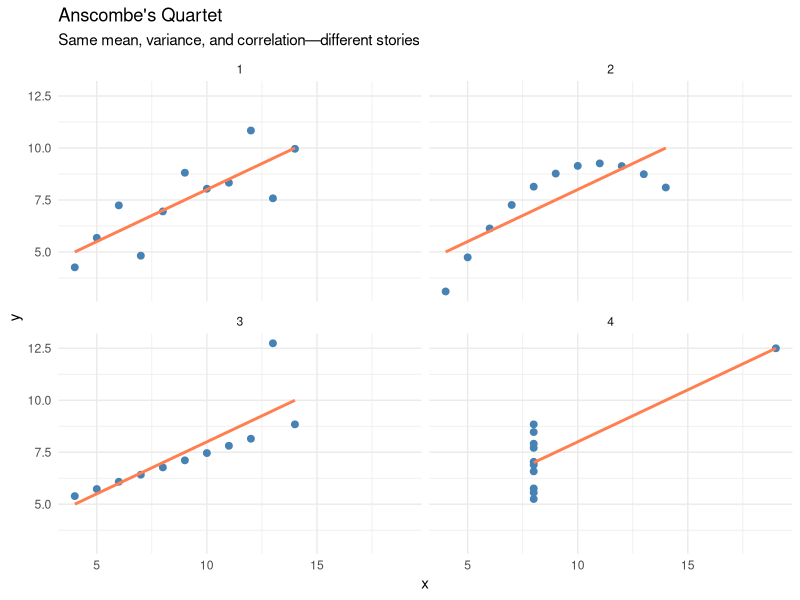
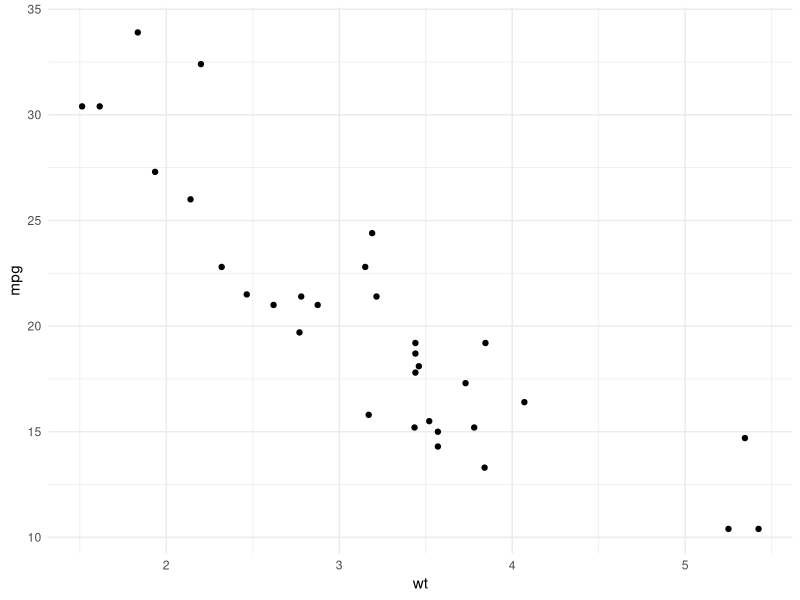
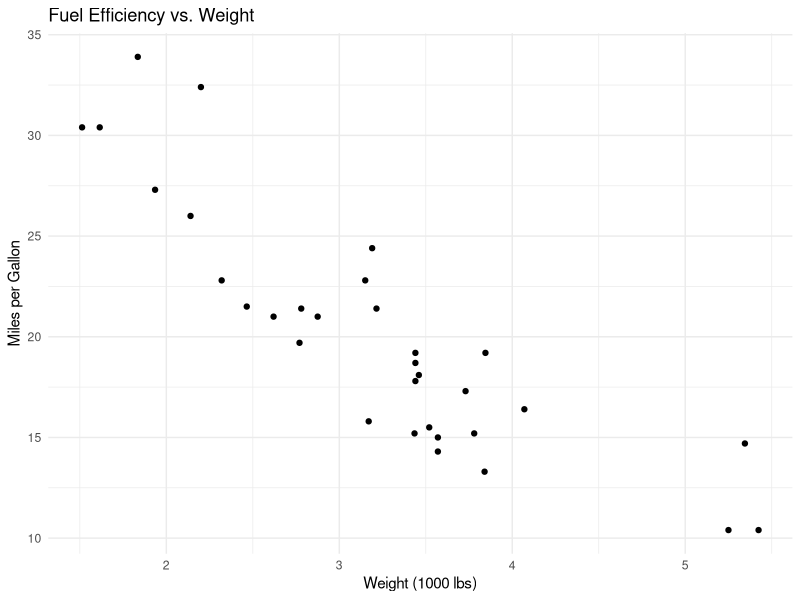
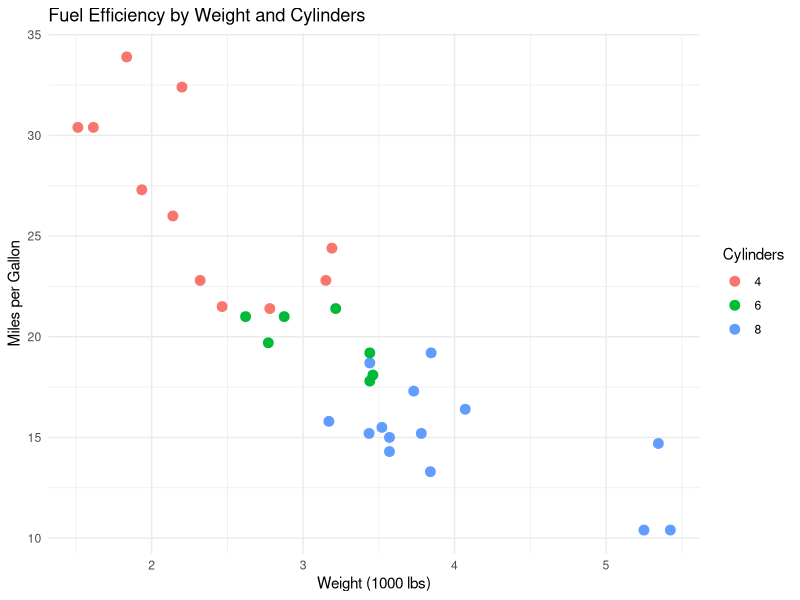
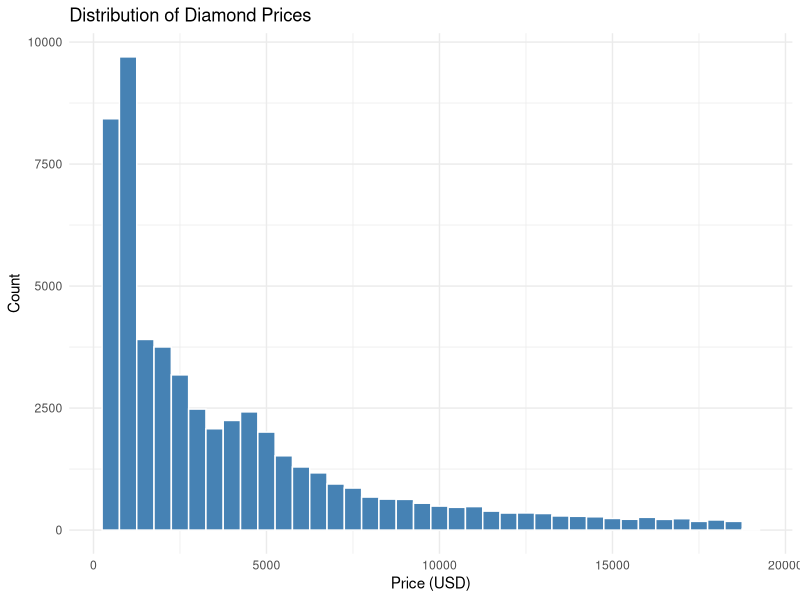
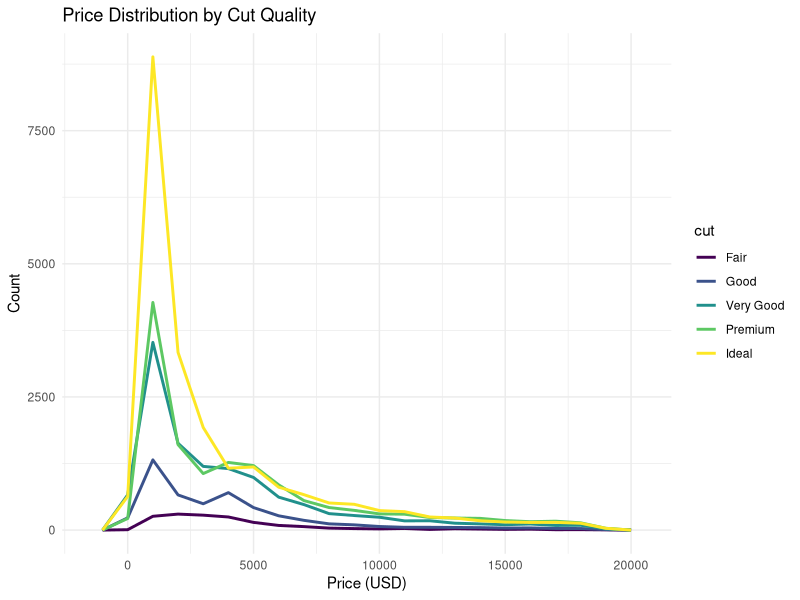
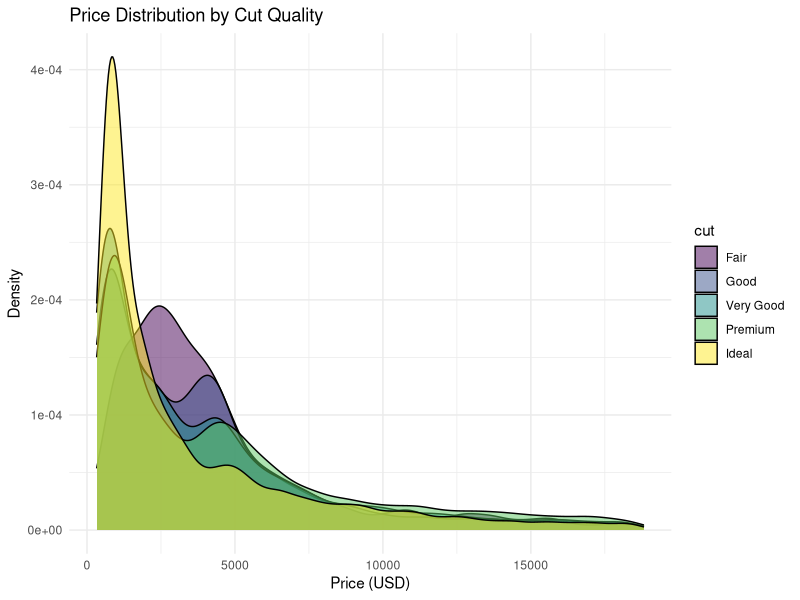
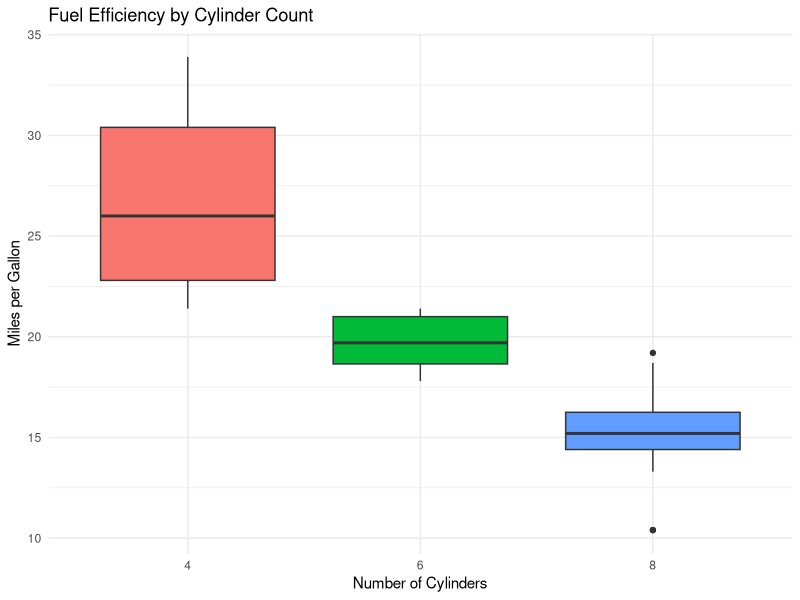

These charts were generated, in order, by the following R code:
## ---- chunk 1
#| label: setup
#| include: false
library(tidyverse)
library(dslabs)
theme_set(theme_minimal())
## ---- chunk 2
#| label: fig-anscombes
#| fig-cap: "Anscombe's Quartet: Four datasets with identical summary statistics but very different patterns"
#| fig-height: 6

# Anscombe's Quartet demonstration
anscombe_long <- anscombe |>
  pivot_longer(everything(),
               names_to = c(".value", "set"),
               names_pattern = "(.)(.)")

ggplot(anscombe_long, aes(x = x, y = y)) +
  geom_point(size = 2, color = "steelblue") +
  geom_smooth(method = "lm", se = FALSE, color = "coral") +
  facet_wrap(~set, ncol = 2) +
  labs(title = "Anscombe's Quartet",
       subtitle = "Same mean, variance, and correlation—different stories") +
  theme_minimal()
## ---- chunk 3
#| label: basic-ggplot

# Start with data and aesthetics
ggplot(data = mtcars, aes(x = wt, y = mpg)) +
  # Add a geometry layer
  geom_point()
## ---- chunk 4
#| label: fig-scatter
#| fig-cap: "Relationship between car weight and fuel efficiency"

ggplot(mtcars, aes(x = wt, y = mpg)) +
  geom_point() +
  labs(
    title = "Fuel Efficiency vs. Weight",
    x = "Weight (1000 lbs)",
    y = "Miles per Gallon"
  )
## ---- chunk 5
#| label: fig-scatter-color
#| fig-cap: "Scatter plot with color representing cylinders"

ggplot(mtcars, aes(x = wt, y = mpg, color = factor(cyl))) +
  geom_point(size = 3) +
  labs(
    title = "Fuel Efficiency by Weight and Cylinders",
    x = "Weight (1000 lbs)",
    y = "Miles per Gallon",
    color = "Cylinders"
  )
## ---- chunk 6
#| label: fig-histogram
#| fig-cap: "Distribution of diamond prices"

ggplot(diamonds, aes(x = price)) +
  geom_histogram(binwidth = 500, fill = "steelblue", color = "white") +
  labs(
    title = "Distribution of Diamond Prices",
    x = "Price (USD)",
    y = "Count"
  )
## ---- chunk 7
#| label: fig-freqpoly
#| fig-cap: "Comparing distributions with frequency polygons"

ggplot(diamonds, aes(x = price, color = cut)) +
  geom_freqpoly(binwidth = 1000, linewidth = 1) +
  labs(
    title = "Price Distribution by Cut Quality",
    x = "Price (USD)",
    y = "Count"
  )
## ---- chunk 8
#| label: fig-density
#| fig-cap: "Density plot comparing distributions by cut quality"

ggplot(diamonds, aes(x = price, fill = cut)) +
  geom_density(alpha = 0.5) +
  labs(
    title = "Price Distribution by Cut Quality",
    x = "Price (USD)",
    y = "Density"
  )
## ---- chunk 9
#| label: fig-boxplot
#| fig-cap: "Fuel efficiency by number of cylinders"

ggplot(mtcars, aes(x = factor(cyl), y = mpg, fill = factor(cyl))) +
  geom_boxplot(show.legend = FALSE) +
  labs(
    title = "Fuel Efficiency by Cylinder Count",
    x = "Number of Cylinders",
    y = "Miles per Gallon"
  )
## ---- chunk 10
#| label: fig-bar
#| fig-cap: "Count of diamonds by cut quality"

ggplot(diamonds, aes(x = cut, fill = cut)) +
  geom_bar(show.legend = FALSE) +
  labs(
    title = "Diamond Count by Cut Quality",
    x = "Cut",
    y = "Count"
  )
## ---- chunk 11
#| label: fig-bar-dodge
#| fig-cap: "Grouped bar chart showing cut quality by clarity"

ggplot(diamonds, aes(x = cut, fill = clarity)) +
  geom_bar(position = "dodge") +
  labs(
    title = "Diamond Count by Cut and Clarity",
    x = "Cut",
    y = "Count"
  )
## ---- chunk 12
#| label: fig-bar-horizontal
#| fig-cap: "Horizontal bar chart for better label readability"

ggplot(mpg, aes(x = class, fill = class)) +
  geom_bar(show.legend = FALSE) +
  coord_flip() +
  labs(
    title = "Vehicle Count by Class",
    x = NULL,
    y = "Count"
  )
## ---- chunk 13
#| label: fig-line
#| fig-cap: "Example line plot"

# Create sample time series data
set.seed(42)
time_data <- tibble(
  day = 1:30,
  value = cumsum(rnorm(30))
)

ggplot(time_data, aes(x = day, y = value)) +
  geom_line(color = "darkblue", linewidth = 1) +
  geom_point(color = "darkblue") +
  labs(
    title = "Simulated Time Series",
    x = "Day",
    y = "Value"
  )
## ---- chunk 14
#| label: fig-combined
#| fig-cap: "Scatter plot with trend line"

ggplot(mtcars, aes(x = wt, y = mpg)) +
  geom_point(aes(color = factor(cyl)), size = 3) +
  geom_smooth(method = "lm", se = TRUE, color = "black") +
  labs(
    title = "Weight vs. MPG with Linear Trend",
    x = "Weight (1000 lbs)",
    y = "Miles per Gallon",
    color = "Cylinders"
  )
## ---- chunk 15
#| label: fig-facet-wrap
#| fig-cap: "MPG vs weight, faceted by cylinder count"

ggplot(mtcars, aes(x = wt, y = mpg)) +
  geom_point() +
  geom_smooth(method = "lm", se = FALSE) +
  facet_wrap(~cyl) +
  labs(
    title = "Fuel Efficiency by Weight (Panels by Cylinders)",
    x = "Weight (1000 lbs)",
    y = "Miles per Gallon"
  )
## ---- chunk 16
#| label: fig-facet-grid
#| fig-cap: "Two-dimensional faceting"

ggplot(mtcars, aes(x = wt, y = mpg)) +
  geom_point() +
  facet_grid(am ~ cyl, labeller = labeller(
    am = c("0" = "Automatic", "1" = "Manual"),
    cyl = c("4" = "4 cyl", "6" = "6 cyl", "8" = "8 cyl")
  )) +
  labs(
    title = "MPG by Weight, Transmission, and Cylinders",
    x = "Weight (1000 lbs)",
    y = "Miles per Gallon"
  )
## ---- chunk 17
#| label: fig-labels
#| fig-cap: "Plot with comprehensive labels"

ggplot(mtcars, aes(x = wt, y = mpg)) +
  geom_point() +
  labs(
    title = "Car Fuel Efficiency",
    subtitle = "Data from the 1974 Motor Trend magazine",
    x = "Weight (1000 lbs)",
    y = "Miles per Gallon",
    caption = "Source: mtcars dataset"
  )
## ---- chunk 18
#| label: fig-themes
#| fig-cap: "Comparison of ggplot2 themes"
#| fig-height: 8

library(patchwork)

p <- ggplot(mtcars, aes(x = wt, y = mpg)) +
  geom_point() +
  labs(title = "")

p1 <- p + theme_gray() + labs(title = "theme_gray (default)")
p2 <- p + theme_minimal() + labs(title = "theme_minimal")
p3 <- p + theme_classic() + labs(title = "theme_classic")
p4 <- p + theme_bw() + labs(title = "theme_bw")

(p1 + p2) / (p3 + p4)
## ---- chunk 19
#| label: fig-colors
#| fig-cap: "Custom color palette"

ggplot(mtcars, aes(x = wt, y = mpg, color = factor(cyl))) +
  geom_point(size = 3) +
  scale_color_brewer(palette = "Set1") +
  labs(
    title = "Using Color Brewer Palette",
    color = "Cylinders"
  ) +
  theme_minimal()
## ---- chunk 20
#| label: fig-show-data
#| fig-cap: "Showing raw data with summary statistics"

ggplot(mtcars, aes(x = factor(cyl), y = mpg)) +
  geom_boxplot(outlier.shape = NA, fill = "lightblue") +
  geom_jitter(width = 0.2, alpha = 0.5) +
  labs(
    title = "Show the Data, Not Just the Summary",
    x = "Cylinders",
    y = "MPG"
  )
## ---- chunk 21
#| label: fig-bar-vs-pie
#| fig-cap: "Bar chart provides clearer comparison than a pie chart would"

# Create summary data
cut_summary <- diamonds |>
  count(cut) |>
  mutate(pct = n / sum(n) * 100)

ggplot(cut_summary, aes(x = reorder(cut, pct), y = pct, fill = cut)) +
  geom_col(show.legend = FALSE) +
  coord_flip() +
  labs(
    title = "Diamond Distribution by Cut",
    x = "Cut Quality",
    y = "Percentage"
  ) +
  theme_minimal()
## ---- chunk 22
#| label: fig-ordered
#| fig-cap: "Ordering categories by value aids comparison"

# Calculate mean mpg by manufacturer
mtcars_summary <- mtcars |>
  mutate(car = rownames(mtcars)) |>
  slice_head(n = 10) |>
  mutate(car = reorder(car, mpg))  # Order car names by mpg values

ggplot(mtcars_summary, aes(x = car, y = mpg)) +
  geom_col(fill = "steelblue") +
  coord_flip() +
  labs(
    title = "Fuel Efficiency by Car (Ordered)",
    x = NULL,
    y = "Miles per Gallon"
  )
## ---- chunk 23
#| label: reorder-example

# Order vehicle class by median highway mpg
ggplot(mpg, aes(x = reorder(class, hwy, FUN = median), y = hwy)) +
  geom_boxplot(fill = "lightblue") +
  coord_flip() +
  labs(
    title = "Highway MPG by Vehicle Class",
    subtitle = "Ordered by median MPG",
    x = NULL,
    y = "Highway MPG"
  )
## ---- chunk 24
#| label: fig-include-zero
#| fig-cap: "Bar charts should include zero to show true proportions"

# Example data
sales <- tibble(
  quarter = c("Q1", "Q2", "Q3", "Q4"),
  revenue = c(100, 105, 110, 108)
)

ggplot(sales, aes(x = quarter, y = revenue)) +
  geom_col(fill = "coral") +
  labs(
    title = "Quarterly Revenue (Starting at Zero)",
    x = "Quarter",
    y = "Revenue"
  ) +
  theme_minimal()
## ---- chunk 25
#| label: fig-colorblind
#| fig-cap: "Colorblind-friendly palette"

# Colorblind-friendly colors
cb_palette <- c("#E69F00", "#56B4E9", "#009E73", "#F0E442",
                "#0072B2", "#D55E00", "#CC79A7")

ggplot(mtcars, aes(x = wt, y = mpg, color = factor(cyl))) +
  geom_point(size = 3) +
  scale_color_manual(values = cb_palette) +
  labs(
    title = "Using a Colorblind-Friendly Palette",
    color = "Cylinders"
  ) +
  theme_minimal()
## ---- chunk 26
#| label: fig-distributions
#| fig-cap: "Comparing distributions with density plots"

ggplot(iris, aes(x = Sepal.Length, fill = Species)) +
  geom_density(alpha = 0.6) +
  scale_fill_brewer(palette = "Set2") +
  labs(
    title = "Sepal Length Distribution by Species",
    x = "Sepal Length (cm)",
    y = "Density"
  ) +
  theme_minimal()
## ---- chunk 27
#| label: fig-slope
#| fig-cap: "Slope chart showing change over time"

# Sample before-after data
change_data <- tibble(
  subject = rep(LETTERS[1:5], 2),
  time = rep(c("Before", "After"), each = 5),
  value = c(10, 12, 8, 15, 11, 14, 15, 11, 18, 13)
)

ggplot(change_data, aes(x = time, y = value, group = subject)) +
  geom_line(aes(color = subject), linewidth = 1) +
  geom_point(aes(color = subject), size = 3) +
  labs(
    title = "Before-After Comparison",
    x = NULL,
    y = "Value"
  ) +
  theme_minimal()
